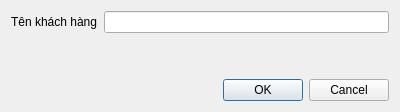
<?xml version="1.0" encoding="UTF-8"?>
<ui version="4.0">
 <class>AddCus</class>
 <widget class="QDialog" name="AddCus">
  <property name="geometry">
   <rect>
    <x>0</x>
    <y>0</y>
    <width>400</width>
    <height>105</height>
   </rect>
  </property>
  <property name="windowTitle">
   <string>Thêm khách hàng</string>
  </property>
  <layout class="QGridLayout" name="gridLayout">
   <item row="2" column="0">
    <widget class="QLabel" name="label_3">
     <property name="text">
      <string/>
     </property>
    </widget>
   </item>
   <item row="2" column="1">
    <spacer name="verticalSpacer">
     <property name="orientation">
      <enum>Qt::Vertical</enum>
     </property>
     <property name="sizeHint" stdset="0">
      <size>
       <width>20</width>
       <height>40</height>
      </size>
     </property>
    </spacer>
   </item>
   <item row="0" column="0">
    <widget class="QLabel" name="label">
     <property name="text">
      <string>Tên khách hàng</string>
     </property>
    </widget>
   </item>
   <item row="0" column="1">
    <widget class="QLineEdit" name="cus_name_input"/>
   </item>
   <item row="3" column="0" colspan="2">
    <widget class="QDialogButtonBox" name="buttonBox">
     <property name="orientation">
      <enum>Qt::Horizontal</enum>
     </property>
     <property name="standardButtons">
      <set>QDialogButtonBox::Cancel|QDialogButtonBox::Ok</set>
     </property>
    </widget>
   </item>
   <item row="1" column="1">
    <widget class="QLabel" name="cus_input_warning">
     <property name="text">
      <string/>
     </property>
     <property name="textFormat">
      <enum>Qt::MarkdownText</enum>
     </property>
    </widget>
   </item>
  </layout>
 </widget>
 <resources/>
 <connections>
  <connection>
   <sender>buttonBox</sender>
   <signal>accepted()</signal>
   <receiver>AddCus</receiver>
   <slot>accept()</slot>
   <hints>
    <hint type="sourcelabel">
     <x>248</x>
     <y>254</y>
    </hint>
    <hint type="destinationlabel">
     <x>157</x>
     <y>274</y>
    </hint>
   </hints>
  </connection>
  <connection>
   <sender>buttonBox</sender>
   <signal>rejected()</signal>
   <receiver>AddCus</receiver>
   <slot>reject()</slot>
   <hints>
    <hint type="sourcelabel">
     <x>316</x>
     <y>260</y>
    </hint>
    <hint type="destinationlabel">
     <x>286</x>
     <y>274</y>
    </hint>
   </hints>
  </connection>
 </connections>
</ui>
